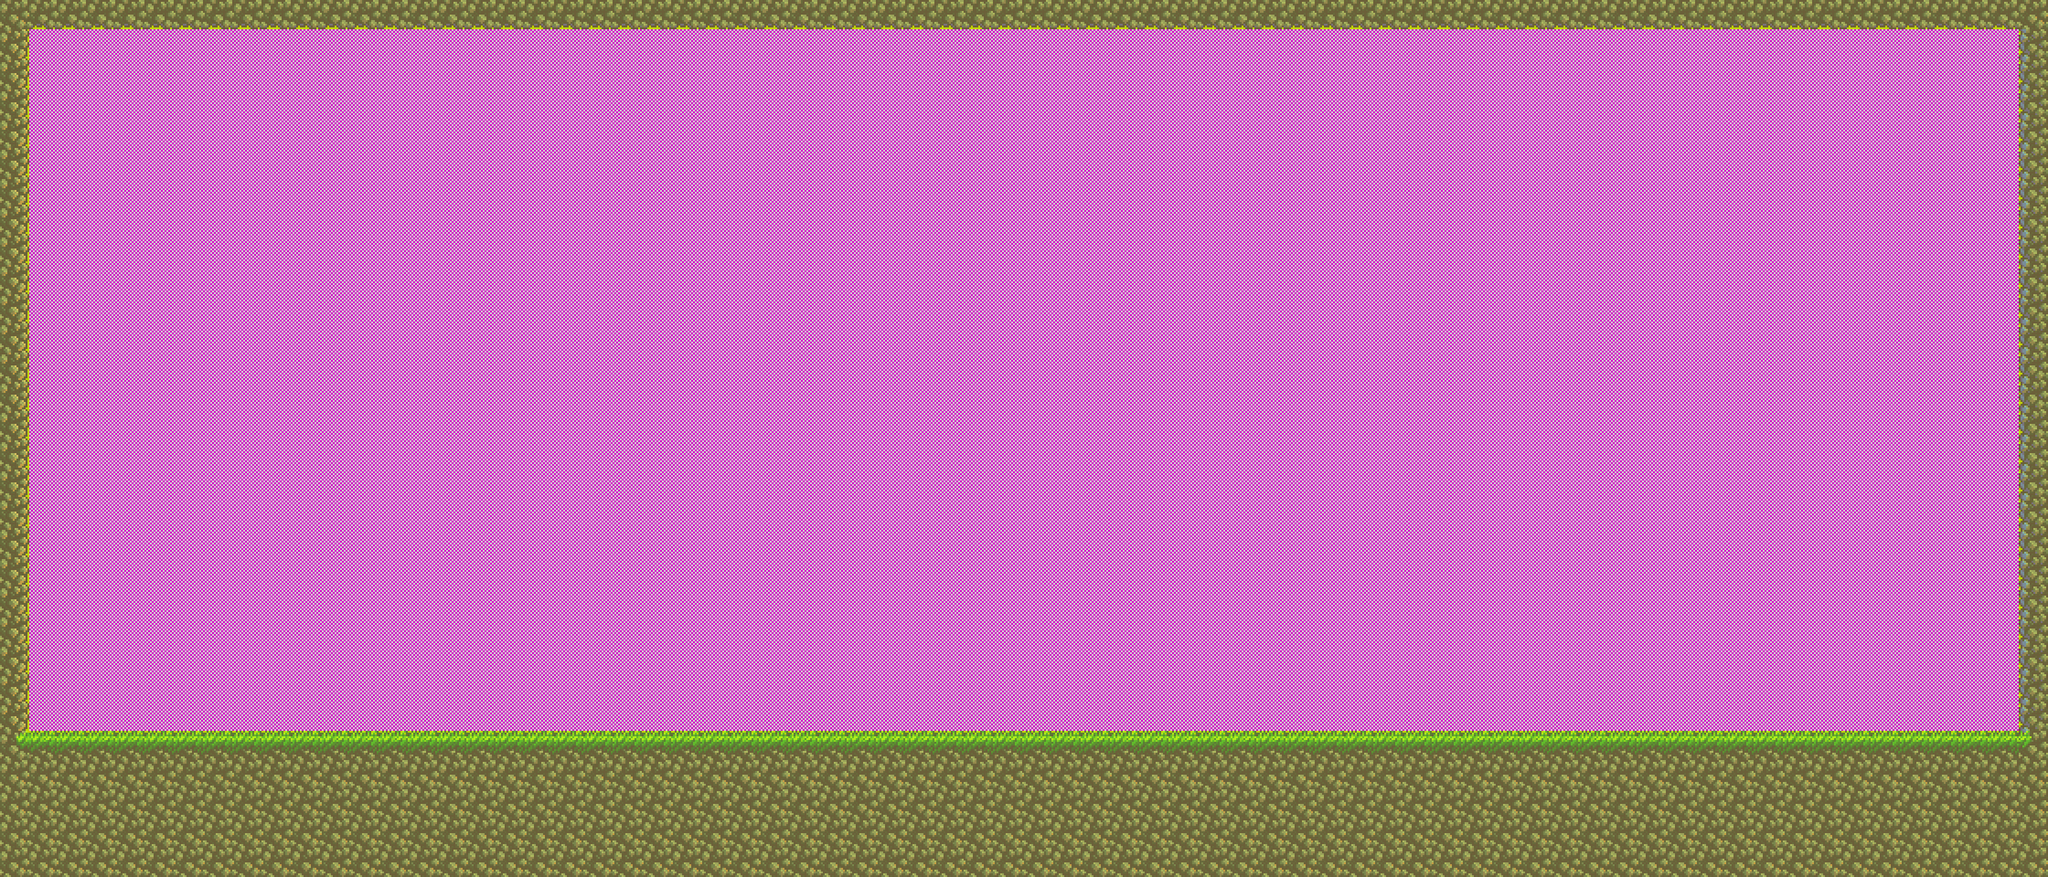

A 2D game scene composited from a Tiled map and its tileset images. What follows is a short description and the map's XML, with each tile layer's data collapsed to a summary:
An orthogonal 70x30 tile map with 48x48 px tiles, 3 tile layers (Background, prototype, platforms) and 4 objects (2x 1, 2, 2-3).

<map version="1.10" tiledversion="1.10.0" orientation="orthogonal" renderorder="right-down" width="70" height="30" tilewidth="48" tileheight="48" infinite="0" nextlayerid="9" nextobjectid="10">
 <tileset firstgid="1" source="GrassTileSet.tsx" />
 <layer id="7" name="Background" width="70" height="30">
  <data>[2100 cells, 0 non-empty, 0 distinct tile ids]</data>
 </layer>
 <layer id="1" name="prototype" width="70" height="30" opacity="0.83">
  <data>[2100 cells, 2100 non-empty, 2 distinct tile ids]</data>
 </layer>
 <layer id="4" name="platforms" width="70" height="30" opacity="0.68">
  <data>[2100 cells, 468 non-empty, 7 distinct tile ids]</data>
 </layer>
 <objectgroup id="5" name="SpawnPoints">
  <object id="2" name="2" x="3216" y="1152">
   <point />
  </object>
  <object id="5" name="1" x="480" y="1152">
   <point />
  </object>
 </objectgroup>
 <objectgroup id="6" name="Doors">
  <object id="3" name="2-3" x="3264" y="672" width="48" height="528" />
 </objectgroup>
 <objectgroup id="8" name="TutorialTextPoints">
  <object id="9" name="1" x="432" y="1248">
   <point />
  </object>
 </objectgroup>
</map>
